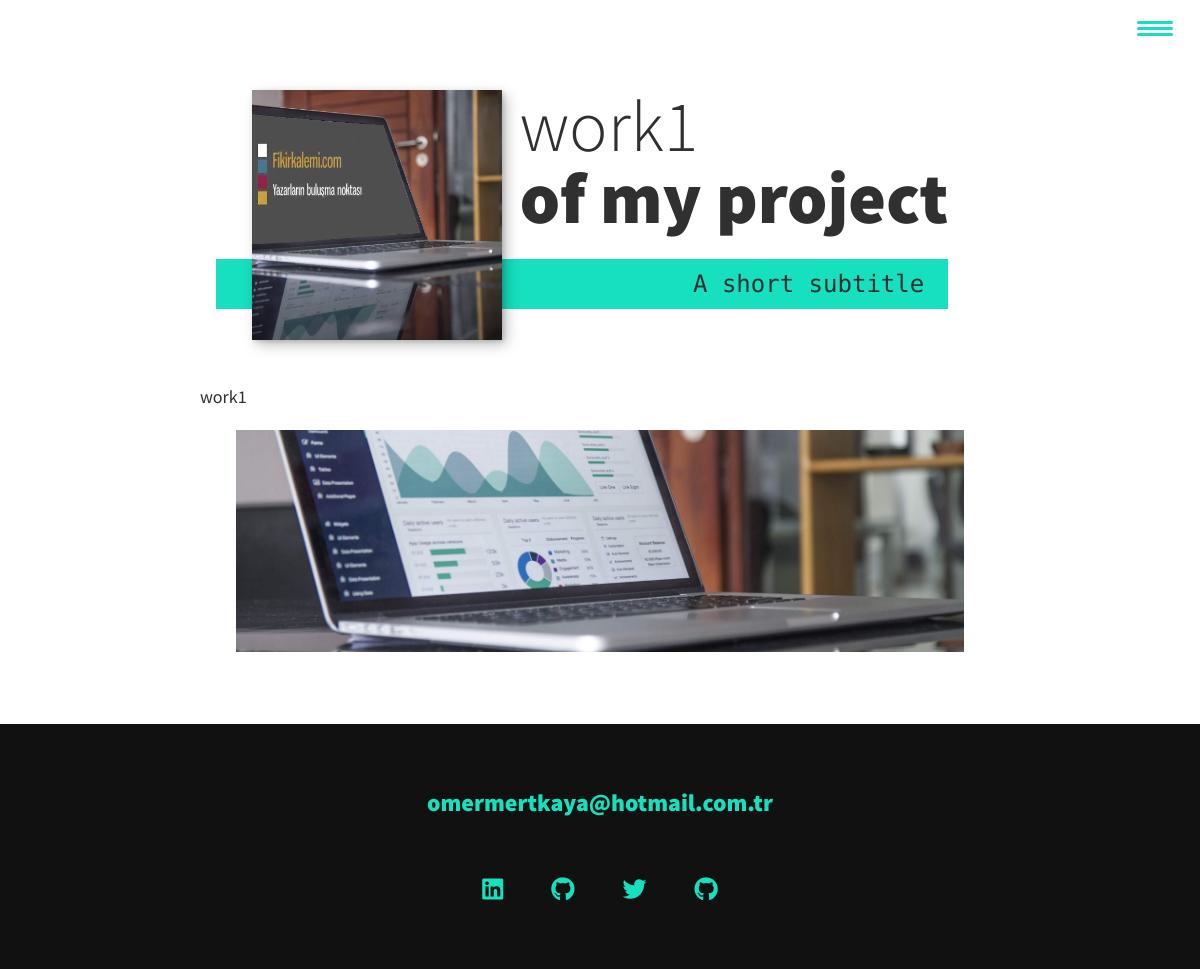
The app's page /article/1 with its own data.
### portapp/models.py (models this page shows, shortened)
class Work_Bolumu(models.Model):
    work_isim = models.CharField(max_length=255)
    work_alt_baslik = models.CharField(max_length=255, blank=True)
    work_fotograf = models.ImageField(null=True, blank=True, upload_to ='photo')
    work_fotograf_3 = models.ImageField(null=True, blank=True, upload_to ='photo')
    work_aciklama = models.TextField()

### portapp/views.py (the view)
# urls.py: path("article/<int:pk>", ArticleDetailBolumu.as_view(), name="article-detail"),
class ArticleDetailBolumu(DetailView):
    model = Work_Bolumu
    template_name='article_details.html'

### portapp/templates/article_details.html (shortened to what this page needs)
{% load static %}
<!DOCTYPE html>
<html lang="en">
<head>
    <link rel="stylesheet" href="https://cdnjs.cloudflare.com/ajax/libs/normalize/7.0.0/normalize.min.css">
    <link rel="stylesheet" href="https://cdnjs.cloudflare.com/ajax/libs/font-awesome/5.11.2/css/all.css" />
    <link rel="stylesheet" href="{% static 'css/style.css' %}">
</head>
<body>
<header>
    <button class="nav-toggle" aria-label="toggle navigation">
        <span class="hamburger"></span>
    </button>
</header>
<section class="intro" id="home">
    <h1 class="section__title section__title--intro">
       {{ object.work_isim }} <strong>of my project</strong>
    </h1>
    <p class="section__subtitle section__subtitle--intro">A short subtitle</p>
    <img src="/media/images/{{object.work_fotograf}}" alt="" class="intro__img">
</section>
<div class="portfolio-item-individual">
    <p>{{ object.work_aciklama }} </p>
    <img src="/media/images/{{object.work_fotograf_3}}" alt="" id="detail-image" class="portfolio-item-individual">
</div>
<footer class="footer">
    <a href="mailto:omermertkaya@hotmail.com.tr" class="footer__link">omermertkaya@hotmail.com.tr</a>
    <ul class="social-list">
        <li class="social-list__item">
            <a class="social-list__link" href="https://www.linkedin.com/in/omermertkaya/">
                <i class="fab fa-linkedin"></i>
            </a>
        </li>
        <li class="social-list__item">
            <a class="social-list__link" href="http://github.com/omermertkaya">
                <i class="fab fa-github"></i>
            </a>
        </li>
        <li class="social-list__item">
            <a class="social-list__link" href="https://twitter.com">
                <i class="fab fa-twitter"></i>
            </a>
        </li>
        <li class="social-list__item">
            <a class="social-list__link" href="https://github.com/omermertkaya">
                <i class="fab fa-github"></i>
            </a>
        </li>
    </ul>
</footer>
</body>
</html>

### static/css/style.css (style rules this page uses)
*, *::before, *::after { box-sizing: border-box; }
:root { --ff-primary: 'Source Sans Pro', sans-serif; --ff-secondary: 'Source Code Pro', monospace; --fw-reg: 300; --fw-bold: 900; --clr-light: #fff; --clr-dark: #303030; --clr-accent: #16e0bd; --fs-h1: 3rem; --fs-h2: 2.25rem; --fs-h3: 1.25rem; --fs-body: 1rem; --bs: 0.25em 0.25em 0.75em rgba(0,0,0,.25), 0.125em 0.125em 0.25em rgba(0,0,0,.15); }
@media (min-width: 800px) { :root { --fs-h1: 4.5rem; --fs-h2: 3.75rem; --fs-h3: 1.5rem; --fs-body: 1.125rem; } }
html { scroll-behavior: smooth; }
body { background: var(--clr-light); color: var(--clr-dark); margin: 0; font-family: var(--ff-primary); font-size: var(--fs-body); line-height: 1.6; }
section { padding: 5em 2em; }
img { display: block; max-width: 100%; }
strong { font-weight: var(--fw-bold) }
h1, h2, h3 { line-height: 1; margin: 0; }
h1 { font-size: var(--fs-h1) }
.section__title { margin-bottom: .25em; }
.section__title--intro { font-weight: var(--fw-reg); }
.section__title--intro strong { display: block; }
.section__subtitle { margin: 0; font-size: var(--fs-h3); }
.section__subtitle--intro, .section__subtitle--about, .section__subtitle--story { background: var(--clr-accent); padding: .25em 1em; font-family: var(--ff-secondary); margin-bottom: 1em; }
header { display: flex; justify-content: space-between; padding: 1em; position: fixed; z-index: 9999; width: 100%; }
.nav-toggle { padding: .5em; background: transparent; border: 0; cursor: pointer; position: absolute; right: 1em; top: 1em; z-index: 1000; }
.hamburger { display: block; position: relative; }
.hamburger, .hamburger::before, .hamburger::after { background: var(--clr-accent); width: 2em; height: 3px; border-radius: 1em; transition: transform 250ms ease-in-out; }
.hamburger::before, .hamburger::after { content: ''; position: absolute; left: 0; right: 0; }
.hamburger::before { top: 6px; }
.hamburger::after { bottom: 6px; }
.intro { position: relative; }
.intro__img { box-shadow: var(--bs); }
.section__subtitle--intro { display: inline-block; }
@media (min-width: 600px) { .intro { display: grid; width: min-content; margin: 0 auto; grid-column-gap: 1em; grid-template-areas: "img title" "img subtitle"; grid-template-columns: min-content max-content; } }
@media (min-width: 600px) { .intro__img { grid-area: img; min-width: 250px; position: relative; z-index: 2; } }
@media (min-width: 600px) { .section__subtitle--intro { align-self: start; grid-column: -1 / 1; grid-row: 2; text-align: right; position: relative; left: -1.5em; width: calc(100% + 1.5em); } }
.footer { background: #111; color: var(--clr-accent); text-align: center; padding: 2.5em 0; font-size: var(--fs-h3); }
.footer a { color: inherit; text-decoration: none; }
.footer__link { font-weight: var(--fw-bold); }
.social-list { list-style: none; display: flex; justify-content: center; margin: 2em 0 0; padding: 0; }
.social-list__item { margin: 0 .5em; }
.social-list__link { padding: .5em; }
.portfolio-item-individual { padding: 0 2em 2em; max-width: 1000px; margin: 0 auto; }
.portfolio-item-individual p { max-width: 800px; text-align:justify; margin-left: auto; margin-right: auto; }
#home { padding-bottom:25px; }
#detail-image { max-width: 800px; }

### records on screen
Work_Bolumu: work_isim "work1", work_fotograf (picture), work_aciklama "work1", work_fotograf_3 (picture)
